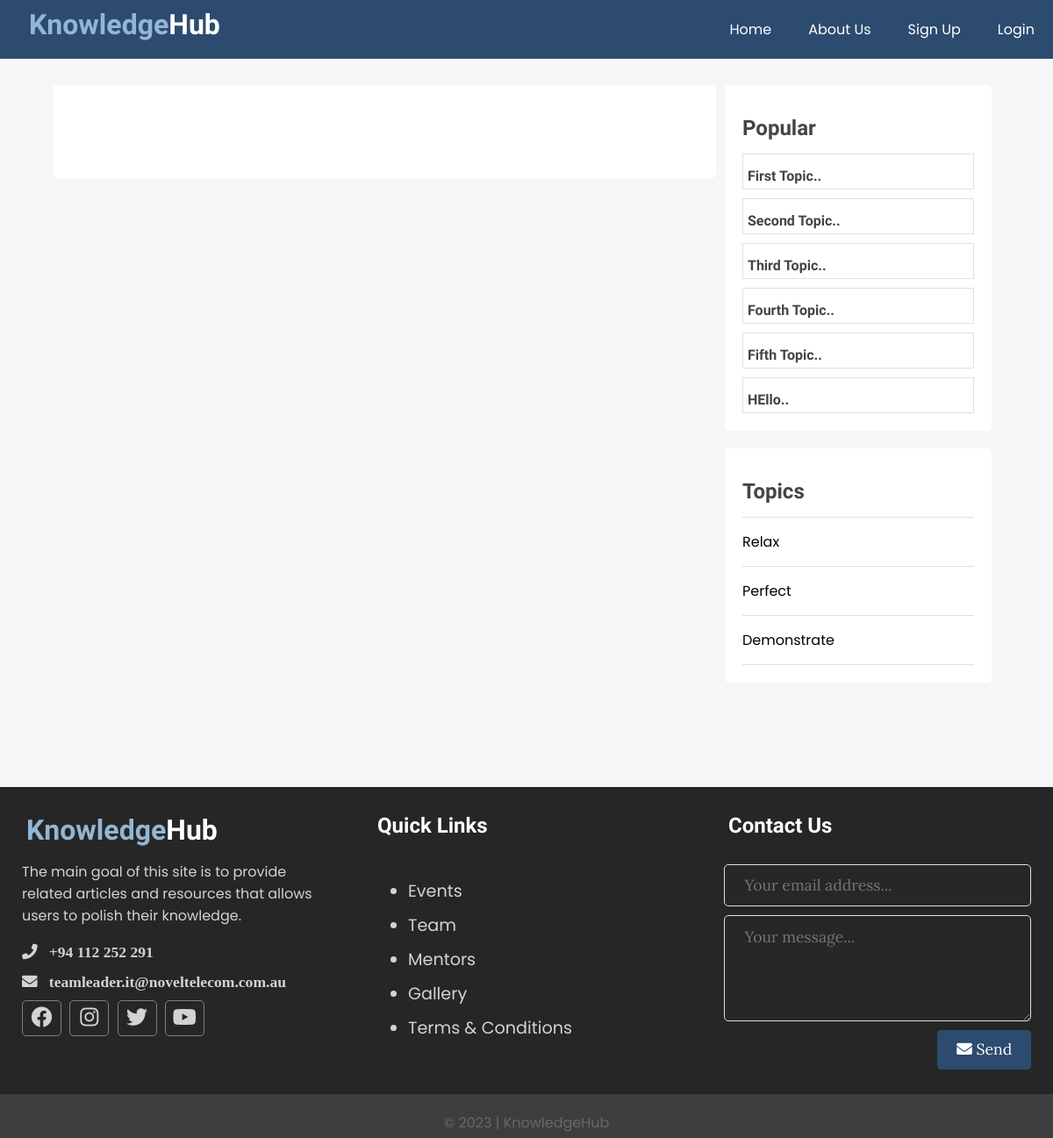
The app's page /single.php, older data.
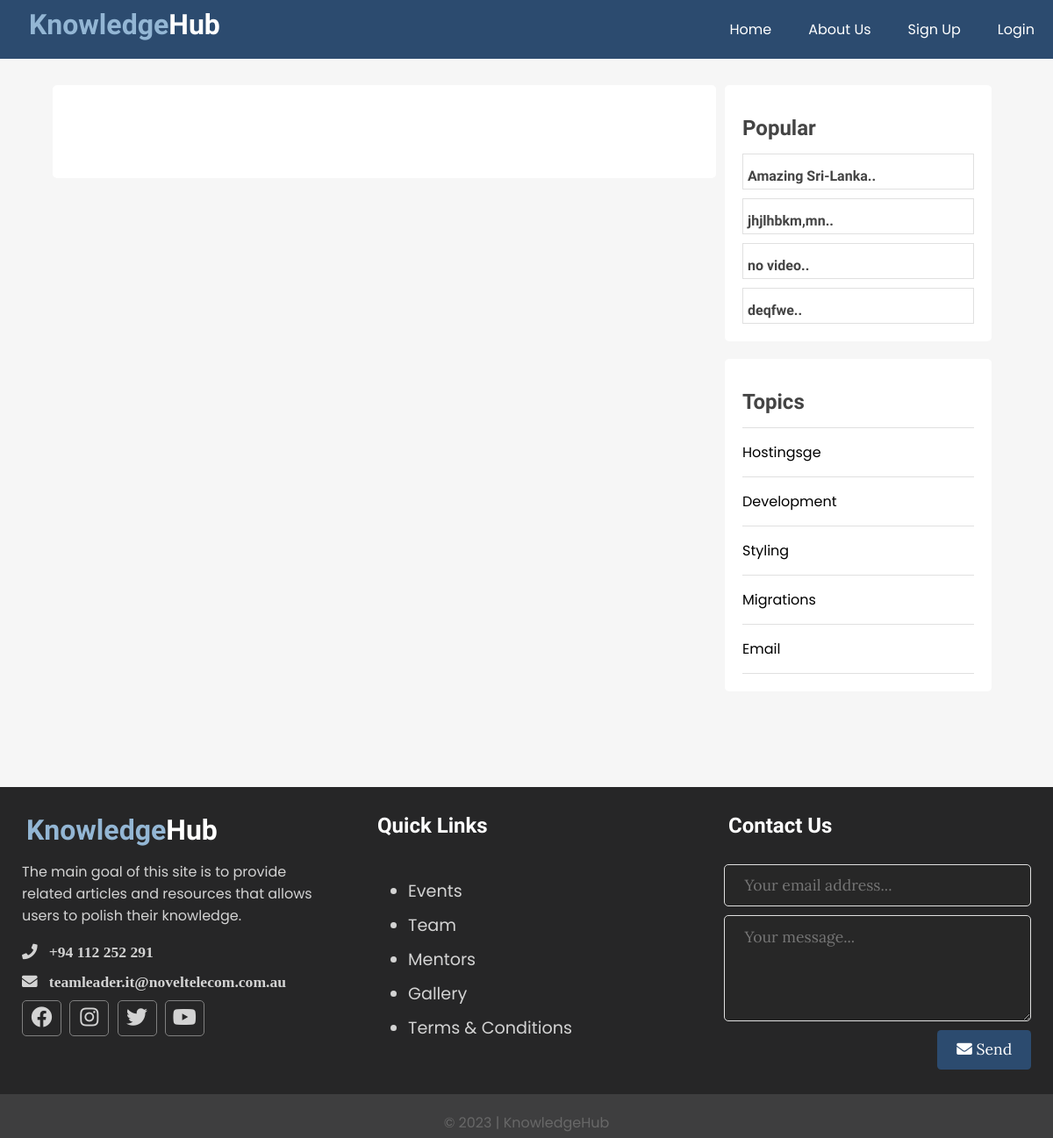
The same page, newer data.
### tables this page shows
CREATE TABLE `posts` (
  `id` int(11) NOT NULL,
  `user_id` int(11) NOT NULL,
  `topic_id` int(11) NOT NULL,
  `title` varchar(255) NOT NULL,
  `video` varchar(255) NOT NULL,
  `body` text NOT NULL,
  `published` tinyint(4) NOT NULL,
  `created_at` datetime NOT NULL DEFAULT current_timestamp(),
  `isAdmin` tinyint(4) NOT NULL
);

CREATE TABLE `topics` (
  `id` int(11) NOT NULL,
  `name` varchar(100) NOT NULL,
  `description` text NOT NULL
);

### path.php (called while the page is built, shortened)
<?php
 $BASE_URL = "http://knowledgehub.sterlingbpo.com.au/";

### app/database/db.php (called while the page is built, shortened)
<?php
require('connect.php');
function executeQuery($sql, $data)
{
    global $conn;
    $stmt = $conn->prepare($sql);
    $values = array_values($data);
    $types = str_repeat('s', count($values));
    $stmt->bind_param($types, ...$values);
    $stmt->execute();
    return $stmt;
}
function selectAll($table, $conditions = [])
{
    global $conn;
    $sql = "Select * From $table";
    if (empty($conditions)) {
        $stmt = $conn->prepare($sql);
        $stmt->execute();
        $records = $stmt->get_result()->fetch_all(MYSQLI_ASSOC);
        return $records;
    } else {
        $index = 0;
        foreach ($conditions as $key => $value) {
            if ($index === 0) {
                $sql = $sql . " WHERE $key=?";
            } else {
                $sql = $sql . " AND $key=?";
            }
            $index++;
        }
        $stmt = executeQuery($sql, $conditions);
        $records = $stmt->get_result()->fetch_all(MYSQLI_ASSOC);
        return $records;
    }
}

### app/controllers/posts.php (called while the page is built, shortened)
<?php
include($ROOT_PATH  . "/app/database/db.php");
$table = 'posts';
$topics = selectAll('topics');
$posts = selectAll($table);

### single.php (the view, shortened to what this page needs)
<?php include("path.php") ?>
<?php include($ROOT_PATH . '/app/controllers/posts.php');
$filtered_Posts = array();
$topics = selectAll('topics');
$posts = selectAll('posts', ['published' => 1]);
if (isset($_SESSION['admin'])) {
  if ($_SESSION['admin']) {
    foreach ($posts as $key => $post) {
      $filtered_Posts[$key] =  $post;
    }
  } else {
    foreach ($posts as $key => $post) {
      if ($post['isAdmin'] == 0) {
        $filtered_Posts[$key] = $post;
      }
    }
  }
} else {
  foreach ($posts as $key => $post) {
    if ($post['isAdmin'] == 0) {
      $filtered_Posts[$key] = $post;
    }
  }
}
$posts =  $filtered_Posts;
?>
<!DOCTYPE html>
<html lang="en">
<head>
  <link href="https://cdnjs.cloudflare.com/ajax/libs/font-awesome/5.13.0/css/all.min.css" rel="stylesheet" />
  <link rel="stylesheet" href="./assets/css/style.css" />
</head>
<body>
  <?php include($ROOT_PATH . "/app/includes/header.php")  ?>
  <div class="page__wrapper">
    <div class="content clearfix">
      <div class="main__content__wrapper">
        <div class="main__content single">
          <div class="post__content">
            <br>
          </div>
        </div>
      </div>
      <div class="sidebar single">
        <div class="section popular">
          <h2 class="section__title">Popular</h2>
          <?php foreach ($posts as $p) : ?>
            <div class="post clearfix">
              <a href="single.php?id=<?php echo $p['id']; ?>" class="title">
                <h4><?php echo html_entity_decode(substr($p['title'], 0, 60) . '..'); ?></h4>
              </a>
            </div>
          <?php endforeach; ?>
        </div>
        <div class="section topics">
          <h2 class="section__title">Topics</h2>
          <ul>
            <?php foreach ($topics as $topic) : ?>
              <li><a href="<?php echo $BASE_URL . '/index.php?t_id=' . $topic['id'] . '&name=' . $topic['name'] ?>"><?php echo $topic['name']; ?></a></li>
            <?php endforeach; ?>
          </ul>
        </div>
      </div>
    </div>
  </div>
  <?php include($ROOT_PATH . "/app/includes/footer.php") ?>
</body>
</html>

### app/includes/header.php (shortened to what this page needs)
<header>
      <a href="<?php echo $BASE_URL . '/index.php' ?>" class="logo">
        <h1 class="logo__text"><span>Knowledge</span>Hub</h1>
        </a>
      <ul class="nav">
        <li><a href="<?php echo $BASE_URL . '/index.php' ?>">Home</a></li>
        <li><a href="<?php echo $BASE_URL . '/about.php' ?>">About Us</a></li>
        <?php if (isset($_SESSION['id'])): ?>
          <li>
          <a href="#">
            <i class="fa fa-user"></i>
            <?php echo $_SESSION['username']; ?>
            <i class="fa fa-chevron-down" style="font-size: 0.8em"></i>
          </a>
          <ul>
          <?php if($_SESSION['admin']): ?>
            <li><a href="<?php echo $BASE_URL . '/admin/dashboard.php' ?>">Dashboard</a></li>
            <?php endif; ?>
            <li><a href="<?php echo $BASE_URL . '/logout.php'   ?>" class="logout">Logout</a></li>
          </ul>
        </li>
        <?php else: ?>
        <li><a href="<?php echo $BASE_URL . '/register.php' ?>">Sign Up</a></li>
            <li><a href="<?php echo $BASE_URL . '/login.php' ?>">Login</a></li>
          <?php endif; ?>
      </ul>
    </header>

### app/includes/footer.php
<div class="footer">
  <div class="footer__content">
    <div class="footer__section about">
      <h1 class="logo__text"><span>Knowledge</span>Hub</h1>
      <p>
        The main goal of this site is to provide related articles and resources that allows users to polish their knowledge.
      </p>
      <div class="contact">
        <span><i class="fas fa-phone"> &nbsp; +94 112 252 291 </i></span>
        <span><i class="fas fa-envelope">
            &nbsp; teamleader.it@noveltelecom.com.au</i></span>
      </div>
      <div class="socials">
        <a href="#"><i class="fab fa-facebook"></i></a>
        <a href="#"><i class="fab fa-instagram"></i></a>
        <a href="#"><i class="fab fa-twitter"></i></a>
        <a href="#"><i class="fab fa-youtube"></i></a>
      </div>
    </div>
    <div class="footer__section links">
      <h2>Quick Links</h2>
      <br>
      <ul>
        <a href="#">
          <li>Events</li>
        </a>
        <a href="#">
          <li>Team</li>
        </a>
        <a href="#">
          <li>Mentors</li>
        </a>
        <a href="#">
          <li>Gallery</li>
        </a>
        <a href="#">
          <li>Terms & Conditions</li>
        </a>
      </ul>
    </div>
    <div class="footer__section contact__form">
      <h2>Contact Us</h2>
      <br>
      <form action="index.html" method="post">
        <input type="email" name="email" class="text__input contact__input" placeholder="Your email address...">
        <textarea rows="4" name="message" class="text__input contact__input" placeholder="Your message..."></textarea>
        <button type="submit" class="btn btn__big contact__btn">
          <i class="fas fa-envelope"></i>
          Send
        </button>
      </form>
    </div>
  </div>
  <div class="footer__bottom">
    &copy; 2023 | KnowledgeHub
  </div>
</div>

### assets/css/style.css (style rules this page uses)
* { box-sizing: border-box; font-family: 'Poppins', sans-serif; }
html, body { height: 100%; padding: 0px; margin: 0px; background: #f6f6f6; font-family: "Lore", serif; }
h1, h2, h3, h4, h5, h6 { font-family: "Candal"; color: #444; margin: 5px; }
a { text-decoration: none; color: inherit; }
.clearfix::after { content: ""; display: block; clear: both; }
.btn { padding: 0.5rem 1rem; background: #2C4B6F; color: white; border: 1px solid transparent; border-radius: 0.25em; font-size: 1.08em; font-family: "Lora" serif; }
.btn__big { padding: 0.7rem 1.3rem; line-height: 1.3rem; }
.text__input { padding: 0.7rem 1rem; display: block; width: 100%; border-radius: 5px; border: 1px solid #e0e0e0; outline: none; color: #444; line-height: 1.5rem; font-size: 1.1em; font-family: "Lora", serif; }
header { background: #2C4B6F; height: 67px; }
header * { color: white; }
header .logo { float: left; height: inherit; margin-left: 1.5em; }
header .logo__text { margin: 9px; font-family: "Candal", serif !important; }
header .logo__text span { color:#93B6D4; font-family: "Candal", serif !important; }
header ul { float: right; margin: 0px; padding: 0px; list-style: none; }
header ul li { float: left; position: relative; }
header ul li a { display: block; padding: 21px; font-size: 1rem; text-decoration: none; }
.page__wrapper { min-height: 100%; }
.content { width: 90%; margin: 30px auto 30px; }
.content .main__content { width: 70%; float: left; }
.content .main__content.single { background: white; padding: 20px 50px; font-size: 1.1em; border-radius: 5px; }
.content .popular .post { border: 1px solid #e0e0e0; margin-top: 10px; padding-top: 10px; }
.content .sidebar { width: 30%; float: right; }
.content .sidebar.single { padding: 0px 10px; }
.content .sidebar .section { background: white; padding: 20px; border-radius: 5px; margin-bottom: 20px; }
.content .sidebar .section .section__title { margin: 15px 0px 15px 0px; }
.content .sidebar .section.topics ul { margin: 0px; padding: 0px; list-style: none; border-top: 1px solid #e0e0e0; }
.content .sidebar .section.topics ul li a { display: block; padding: 15px 0px 15px 0px; border-bottom: 1px solid #e0e0e0; transition: all 0.3s; }
.footer { background: #262627; color: #d3d3d3; height: 400px; position: relative; }
.footer .footer__content { height: 350px; display: flex; }
.footer .footer__content .footer__section { flex: 1; padding: 25px; }
.footer .footer__content h1, .footer .footer__content h2 { color: white; }
.footer .footer__content .about h1 span { color: #93B6D4; font-family: "Candal", serif !important; }
.footer .footer__content .about .contact span { display: block; font-size: 1.1em; margin-bottom: 8px; }
.footer .footer__content .about .socials a { border: 1px solid gray; width: 45px; height: 41px; padding: 6px; margin-right: 5px; text-align: center; display: inline-block; font-size: 1.5em; border-radius: 5px; transition: all 0.3s; font-family: "Lore", serif; }
.footer .footer__content .links ul a { display: block; margin-bottom: 10px; font-size: 1.2em; transition: all 0.3s; }
.footer .footer__content .contact__form .contact__input { background: #272727; color: #bebdbd; margin-bottom: 10px; line-height: 1.5rem; padding: 0.7rem 1.4rem; }
.footer .footer__content .contact__form .contact__btn { float: right; font-size: 1.1em; font-family: "Lora", serif; }
.footer .footer__bottom { position: absolute; background: #a0a0a033; color: #686868; height: 50px; width: 100%; text-align: center; bottom: 0px; left: 0px; padding-top: 20px; }

Row changes from the older to the newer data that the page shows:
removed posts: title "First Topic.."
removed posts: title "Second Topic.."
removed posts: title "Third Topic.."
removed posts: title "Fourth Topic.."
removed posts: title "Fifth Topic.."
removed posts: title "HEllo.."
removed topics: name "Relax"
removed topics: name "Perfect"
removed topics: name "Demonstrate"
added posts: title "Amazing Sri-Lanka.."
added posts: title "jhjlhbkm,mn.."
added posts: title "no video.."
added posts: title "deqfwe.."
added topics: name "Hostingsge"
added topics: name "Development"
added topics: name "Styling"
added topics: name "Migrations"
added topics: name "Email"
